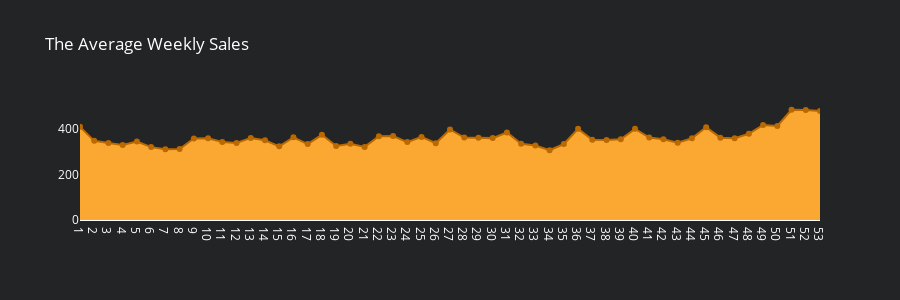

The cell this chart's notebook holds for it:
### Code cell
df_w_sa = df_train1.groupby('week').agg({"sales" : "mean"}).reset_index()
fig7 = go.Figure(data=[go.Scatter(x=df_w_sa['week'], y=df_w_sa['sales'], fill='tozeroy', fillcolor='#FAA831', line_color='#bA6800'
                                  ,mode='lines+markers')])


fig7.update_layout(title_text='The Average Weekly Sales',height=300,paper_bgcolor='#232425',plot_bgcolor='#232425',
                font=dict(
                size=12,
                color='white'))
fig7.update_yaxes(showgrid=False)
fig7.update_xaxes(showgrid=False,tickmode = 'array', tickvals=df_w_sa.week, ticktext=[i for i in range(1,53)])

### Figure 1 — Plotly figure (JSON) as saved in the notebook; plotly's stock layout.template omitted (floating-point values rounded to 4 significant figures)
{"data": [{"fill": "tozeroy", "fillcolor": "#FAA831", "line": {"color": "#bA6800"}, "mode": "lines+markers", "type": "scatter", "x": [1, 2, 3, 4, 5, 6, 7, 8, 9, 10, 11, 12, 13, 14, 15, 16, 17, 18, 19, 20, 21, 22, 23, 24, 25, 26, 27, 28, 29, 30, 31, 32, 33, 34, 35, 36, 37, 38, 39, 40, 41, 42, 43, 44, 45, 46, 47, 48, 49, 50, 51, 52, 53], "y": [409.1, 347.5, 338.1, 329.2, 344.2, 320.1, 310.4, 311.9, 358.2, 358.6, 343.0, 338.4, 360.5, 350.2, 323.5, 363.1, 333.5, 374.1, 324.7, 334.4, 321.1, 367.7, 368.6, 342.2, 364.8, 337.2, 397.5, 362.0, 361.4, 359.6, 384.2, 334.7, 327.5, 306.6, 333.6, 400.3, 352.6, 351.5, 354.2, 400.3, 362.2, 354.9, 339.6, 358.8, 407.3, 361.6, 358.7, 378.6, 417.3, 412.9, 484.2, 482.9, 478.2]}], "layout": {"font": {"color": "white", "size": 12}, "height": 300, "paper_bgcolor": "#232425", "plot_bgcolor": "#232425", "title": {"text": "The Average Weekly Sales"}, "xaxis": {"showgrid": false, "tickmode": "array", "ticktext": [1, 2, 3, 4, 5, 6, 7, 8, 9, 10, 11, 12, 13, 14, 15, 16, 17, 18, 19, 20, 21, 22, 23, 24, 25, 26, 27, 28, 29, 30, 31, 32, 33, 34, 35, 36, 37, 38, 39, 40, 41, 42, 43, 44, 45, 46, 47, 48, 49, 50, 51, 52], "tickvals": [1, 2, 3, 4, 5, 6, 7, 8, 9, 10, 11, 12, 13, 14, 15, 16, 17, 18, 19, 20, 21, 22, 23, 24, 25, 26, 27, 28, 29, 30, 31, 32, 33, 34, 35, 36, 37, 38, 39, 40, 41, 42, 43, 44, 45, 46, 47, 48, 49, 50, 51, 52, 53]}, "yaxis": {"showgrid": false}}}
